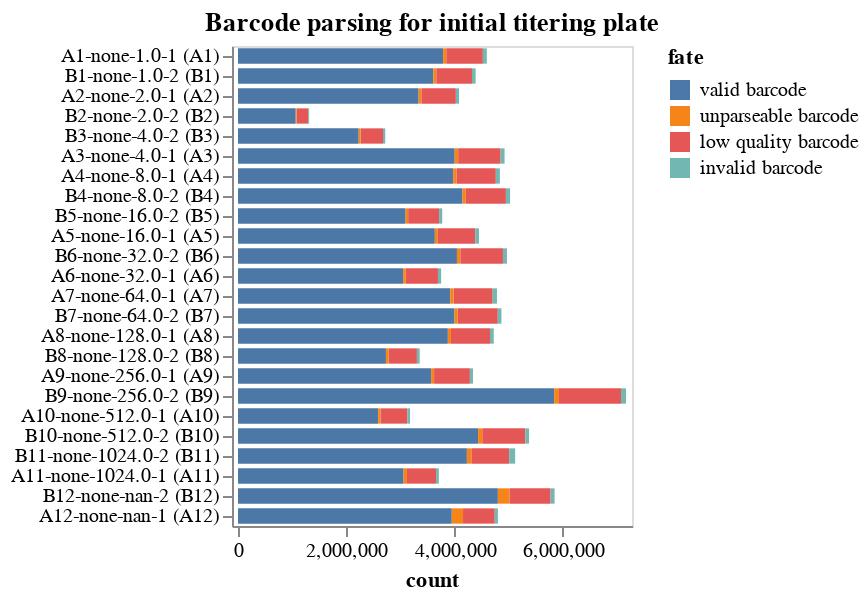

The notebook cell saved with this chart:
### Markdown cell above
## Statistics on barcode-parsing for each sample
Make interactive chart of the "fates" of the sequencing reads parsed for each sample on the plate.

If most sequencing reads are not "valid barcodes", this could potentially indicate some problem in the sequencing or barcode set you are parsing.

Potential fates are:
 - *valid barcode*: barcode that matches a known virus or neutralization standard, we hope most reads are this.
 - *invalid barcode*: a barcode with proper flanking sequences, but does not match a known virus or neutralization standard. If you  have a lot of reads of this type, it is probably a good idea to look at the invalid barcode CSVs (in the `./results/barcode_invalid/` subdirectory created by the pipeline) to see what these invalid barcodes are.
 - *unparseable barcode*: could not parse a barcode from this read as there was not a sequence of the correct length with the appropriate flanking sequence.
 - *low quality barcode*: low-quality or `N` nucleotides in barcode, could indicate problem with sequencing.
 - *failed chastity filter*: reads that failed the Illumina chastity filter, if these are reported in the FASTQ (they may not be).

Also, if the number of reads per sample is very uneven, that could indicate that you did not do a good job of balancing the different samples in the Illumina sequencing.

### Code cell
fates = (
    pd.concat([pd.read_csv(f).assign(well=f.strip(platedir).strip('_fates.csv')) for f, s in zip(fate_csvs, samples)])
    .merge(samples_df, validate="many_to_one", on="well")
    .assign(
        fate_counts=lambda x: x.groupby("fate")["count"].transform("sum"),
        sample_well=lambda x: x["sample"] + " (" + x["well"] + ")",
    )
    .query("fate_counts > 0")[  # only keep fates with at least one count
        ["fate", "count", "well", "sample_well", "dilution_factor"]
    ]
)

assert len(fates) == len(fates.drop_duplicates())


sample_wells = list(
    fates.sort_values(["dilution_factor"])["sample_well"]
)



fates_chart = (
    alt.Chart(fates)
    .encode(
        alt.X("count", scale=alt.Scale(nice=False, padding=3)),
        alt.Y(
            "sample_well",
            title=None,
            sort=sample_wells,
        ),
        alt.Color("fate", sort=sorted(fates["fate"].unique(), reverse=True)),
        alt.Order("fate", sort="descending"),
        tooltip=fates.columns.tolist(),
    )
    .mark_bar(height={"band": 0.85})
    .properties(
        height=alt.Step(10),
        width=200,
        title=f"Barcode parsing for initial titering plate",
    )
    .configure_axis(grid=False)
)

fates_chart

### Figure 1 — Vega-Lite specification as saved in the notebook (floating-point values rounded to 4 significant figures)
{"config": {"view": {"continuousWidth": 300, "continuousHeight": 300}, "axis": {"grid": false}}, "data": {"name": "data-805273f0e7882f66ecd4e4ce8d0a1b34"}, "mark": {"type": "bar", "height": {"band": 0.85}}, "encoding": {"color": {"field": "fate", "sort": ["valid barcode", "unparseable barcode", "low quality barcode", "invalid barcode"], "type": "nominal"}, "order": {"field": "fate", "sort": "descending", "type": "nominal"}, "tooltip": [{"field": "fate", "type": "nominal"}, {"field": "count", "type": "quantitative"}, {"field": "well", "type": "nominal"}, {"field": "sample_well", "type": "nominal"}, {"field": "dilution_factor", "type": "quantitative"}], "x": {"field": "count", "scale": {"nice": false, "padding": 3}, "type": "quantitative"}, "y": {"field": "sample_well", "sort": ["A1-none-1.0-1 (A1)", "A1-none-1.0-1 (A1)", "A1-none-1.0-1 (A1)", "A1-none-1.0-1 (A1)", "B1-none-1.0-2 (B1)", "B1-none-1.0-2 (B1)", "B1-none-1.0-2 (B1)", "B1-none-1.0-2 (B1)", "A2-none-2.0-1 (A2)", "A2-none-2.0-1 (A2)", "A2-none-2.0-1 (A2)", "A2-none-2.0-1 (A2)", "B2-none-2.0-2 (B2)", "B2-none-2.0-2 (B2)", "B2-none-2.0-2 (B2)", "B2-none-2.0-2 (B2)", "B3-none-4.0-2 (B3)", "B3-none-4.0-2 (B3)", "B3-none-4.0-2 (B3)", "B3-none-4.0-2 (B3)", "A3-none-4.0-1 (A3)", "A3-none-4.0-1 (A3)", "A3-none-4.0-1 (A3)", "A3-none-4.0-1 (A3)", "A4-none-8.0-1 (A4)", "A4-none-8.0-1 (A4)", "A4-none-8.0-1 (A4)", "A4-none-8.0-1 (A4)", "B4-none-8.0-2 (B4)", "B4-none-8.0-2 (B4)", "B4-none-8.0-2 (B4)", "B4-none-8.0-2 (B4)", "B5-none-16.0-2 (B5)", "B5-none-16.0-2 (B5)", "B5-none-16.0-2 (B5)", "B5-none-16.0-2 (B5)", "A5-none-16.0-1 (A5)", "A5-none-16.0-1 (A5)", "A5-none-16.0-1 (A5)", "A5-none-16.0-1 (A5)", "B6-none-32.0-2 (B6)", "B6-none-32.0-2 (B6)", "B6-none-32.0-2 (B6)", "B6-none-32.0-2 (B6)", "A6-none-32.0-1 (A6)", "A6-none-32.0-1 (A6)", "A6-none-32.0-1 (A6)", "A6-none-32.0-1 (A6)", "A7-none-64.0-1 (A7)", "A7-none-64.0-1 (A7)", "A7-none-64.0-1 (A7)", "A7-none-64.0-1 (A7)", "B7-none-64.0-2 (B7)", "B7-none-64.0-2 (B7)", "B7-none-64.0-2 (B7)", "B7-none-64.0-2 (B7)", "A8-none-128.0-1 (A8)", "A8-none-128.0-1 (A8)", "A8-none-128.0-1 (A8)", "A8-none-128.0-1 (A8)", "B8-none-128.0-2 (B8)", "B8-none-128.0-2 (B8)", "B8-none-128.0-2 (B8)", "B8-none-128.0-2 (B8)", "A9-none-256.0-1 (A9)", "A9-none-256.0-1 (A9)", "A9-none-256.0-1 (A9)", "A9-none-256.0-1 (A9)", "B9-none-256.0-2 (B9)", "B9-none-256.0-2 (B9)", "B9-none-256.0-2 (B9)", "B9-none-256.0-2 (B9)", "A10-none-512.0-1 (A10)", "A10-none-512.0-1 (A10)", "A10-none-512.0-1 (A10)", "A10-none-512.0-1 (A10)", "B10-none-512.0-2 (B10)", "B10-none-512.0-2 (B10)", "B10-none-512.0-2 (B10)", "B10-none-512.0-2 (B10)", "B11-none-1024.0-2 (B11)", "B11-none-1024.0-2 (B11)", "B11-none-1024.0-2 (B11)", "B11-none-1024.0-2 (B11)", "A11-none-1024.0-1 (A11)", "A11-none-1024.0-1 (A11)", "A11-none-1024.0-1 (A11)", "A11-none-1024.0-1 (A11)", "B12-none-nan-2 (B12)", "B12-none-nan-2 (B12)", "B12-none-nan-2 (B12)", "B12-none-nan-2 (B12)", "A12-none-nan-1 (A12)", "A12-none-nan-1 (A12)", "A12-none-nan-1 (A12)", "A12-none-nan-1 (A12)"], "title": null, "type": "nominal"}}, "height": {"step": 10}, "title": "Barcode parsing for initial titering plate", "width": 200, "$schema": "https://vega.github.io/schema/vega-lite/v5.16.3.json", "datasets": {"data-805273f0e7882f66ecd4e4ce8d0a1b34": [{"fate": "valid barcode", "count": 3606277, "well": "B1", "sample_well": "B1-none-1.0-2 (B1)", "dilution_factor": 1.0}, {"fate": "low quality barcode", "count": 659558, "well": "B1", "sample_well": "B1-none-1.0-2 (B1)", "dilution_factor": 1.0}, {"fate": "invalid barcode", "count": 66386, "well": "B1", "sample_well": "B1-none-1.0-2 (B1)", "dilution_factor": 1.0}, {"fate": "unparseable barcode", "count": 54973, "well": "B1", "sample_well": "B1-none-1.0-2 (B1)", "dilution_factor": 1.0}, {"fate": "valid barcode", "count": 3094313, "well": "B5", "sample_well": "B5-none-16.0-2 (B5)", "dilution_factor": 16.0}, {"fate": "low quality barcode", "count": 571375, "well": "B5", "sample_well": "B5-none-16.0-2 (B5)", "dilution_factor": 16.0}, {"fate": "invalid barcode", "count": 57936, "well": "B5", "sample_well": "B5-none-16.0-2 (B5)", "dilution_factor": 16.0}, {"fate": "unparseable barcode", "count": 47304, "well": "B5", "sample_well": "B5-none-16.0-2 (B5)", "dilution_factor": 16.0}, {"fate": "valid barcode", "count": 4144838, "well": "B4", "sample_well": "B4-none-8.0-2 (B4)", "dilution_factor": 8.0}, {"fate": "low quality barcode", "count": 739701, "well": "B4", "sample_well": "B4-none-8.0-2 (B4)", "dilution_factor": 8.0}, {"fate": "invalid barcode", "count": 77060, "well": "B4", "sample_well": "B4-none-8.0-2 (B4)", "dilution_factor": 8.0}, {"fate": "unparseable barcode", "count": 62310, "well": "B4", "sample_well": "B4-none-8.0-2 (B4)", "dilution_factor": 8.0}, {"fate": "valid barcode", "count": 5837677, "well": "B9", "sample_well": "B9-none-256.0-2 (B9)", "dilution_factor": 256.0}, {"fate": "low quality barcode", "count": 1145990, "well": "B9", "sample_well": "B9-none-256.0-2 (B9)", "dilution_factor": 256.0}, {"fate": "invalid barcode", "count": 91706, "well": "B9", "sample_well": "B9-none-256.0-2 (B9)", "dilution_factor": 256.0}, {"fate": "unparseable barcode", "count": 88737, "well": "B9", "sample_well": "B9-none-256.0-2 (B9)", "dilution_factor": 256.0}, {"fate": "valid barcode", "count": 4798384, "well": "B12", "sample_well": "B12-none-nan-2 (B12)", "dilution_factor": null}, {"fate": "low quality barcode", "count": 760682, "well": "B12", "sample_well": "B12-none-nan-2 (B12)", "dilution_factor": null}, {"fate": "unparseable barcode", "count": 212799, "well": "B12", "sample_well": "B12-none-nan-2 (B12)", "dilution_factor": null}, {"fate": "invalid barcode", "count": 73613, "well": "B12", "sample_well": "B12-none-nan-2 (B12)", "dilution_factor": null}, {"fate": "valid barcode", "count": 3565341, "well": "A9", "sample_well": "A9-none-256.0-1 (A9)", "dilution_factor": 256.0}, {"fate": "low quality barcode", "count": 661144, "well": "A9", "sample_well": "A9-none-256.0-1 (A9)", "dilution_factor": 256.0}, {"fate": "invalid barcode", "count": 57189, "well": "A9", "sample_well": "A9-none-256.0-1 (A9)", "dilution_factor": 256.0}, {"fate": "unparseable barcode", "count": 55292, "well": "A9", "sample_well": "A9-none-256.0-1 (A9)", "dilution_factor": 256.0}, {"fate": "valid barcode", "count": 4226058, "well": "B11", "sample_well": "B11-none-1024.0-2 (B11)", "dilution_factor": 1024.0}, {"fate": "low quality barcode", "count": 698298, "well": "B11", "sample_well": "B11-none-1024.0-2 (B11)", "dilution_factor": 1024.0}, {"fate": "invalid barcode", "count": 110298, "well": "B11", "sample_well": "B11-none-1024.0-2 (B11)", "dilution_factor": 1024.0}, {"fate": "unparseable barcode", "count": 82949, "well": "B11", "sample_well": "B11-none-1024.0-2 (B11)", "dilution_factor": 1024.0}, {"fate": "valid barcode", "count": 3972902, "well": "A4", "sample_well": "A4-none-8.0-1 (A4)", "dilution_factor": 8.0}, {"fate": "low quality barcode", "count": 725665, "well": "A4", "sample_well": "A4-none-8.0-1 (A4)", "dilution_factor": 8.0}, {"fate": "invalid barcode", "count": 74663, "well": "A4", "sample_well": "A4-none-8.0-1 (A4)", "dilution_factor": 8.0}, {"fate": "unparseable barcode", "count": 61940, "well": "A4", "sample_well": "A4-none-8.0-1 (A4)", "dilution_factor": 8.0}, {"fate": "valid barcode", "count": 2731332, "well": "B8", "sample_well": "B8-none-128.0-2 (B8)", "dilution_factor": 128.0}, {"fate": "low quality barcode", "count": 523107, "well": "B8", "sample_well": "B8-none-128.0-2 (B8)", "dilution_factor": 128.0}, {"fate": "invalid barcode", "count": 50728, "well": "B8", "sample_well": "B8-none-128.0-2 (B8)", "dilution_factor": 128.0}, {"fate": "unparseable barcode", "count": 49059, "well": "B8", "sample_well": "B8-none-128.0-2 (B8)", "dilution_factor": 128.0}, {"fate": "valid barcode", "count": 3918614, "well": "A7", "sample_well": "A7-none-64.0-1 (A7)", "dilution_factor": 64.0}, {"fate": "low quality barcode", "count": 722582, "well": "A7", "sample_well": "A7-none-64.0-1 (A7)", "dilution_factor": 64.0}, {"fate": "invalid barcode", "count": 79320, "well": "A7", "sample_well": "A7-none-64.0-1 (A7)", "dilution_factor": 64.0}, {"fate": "unparseable barcode", "count": 60946, "well": "A7", "sample_well": "A7-none-64.0-1 (A7)", "dilution_factor": 64.0}, {"fate": "valid barcode", "count": 3634633, "well": "A5", "sample_well": "A5-none-16.0-1 (A5)", "dilution_factor": 16.0}, {"fate": "low quality barcode", "count": 689790, "well": "A5", "sample_well": "A5-none-16.0-1 (A5)", "dilution_factor": 16.0}, {"fate": "invalid barcode", "count": 69422, "well": "A5", "sample_well": "A5-none-16.0-1 (A5)", "dilution_factor": 16.0}, {"fate": "unparseable barcode", "count": 56036, "well": "A5", "sample_well": "A5-none-16.0-1 (A5)", "dilution_factor": 16.0}, {"fate": "valid barcode", "count": 3049036, "well": "A6", "sample_well": "A6-none-32.0-1 (A6)", "dilution_factor": 32.0}, {"fate": "low quality barcode", "count": 594545, "well": "A6", "sample_well": "A6-none-32.0-1 (A6)", "dilution_factor": 32.0}, {"fate": "invalid barcode", "count": 58953, "well": "A6", "sample_well": "A6-none-32.0-1 (A6)", "dilution_factor": 32.0}, {"fate": "unparseable barcode", "count": 48573, "well": "A6", "sample_well": "A6-none-32.0-1 (A6)", "dilution_factor": 32.0}, {"fate": "valid barcode", "count": 3874797, "well": "A8", "sample_well": "A8-none-128.0-1 (A8)", "dilution_factor": 128.0}, {"fate": "low quality barcode", "count": 720522, "well": "A8", "sample_well": "A8-none-128.0-1 (A8)", "dilution_factor": 128.0}, {"fate": "invalid barcode", "count": 68975, "well": "A8", "sample_well": "A8-none-128.0-1 (A8)", "dilution_factor": 128.0}, {"fate": "unparseable barcode", "count": 57823, "well": "A8", "sample_well": "A8-none-128.0-1 (A8)", "dilution_factor": 128.0}, {"fate": "valid barcode", "count": 3997844, "well": "B7", "sample_well": "B7-none-64.0-2 (B7)", "dilution_factor": 64.0}, {"fate": "low quality barcode", "count": 739088, "well": "B7", "sample_well": "B7-none-64.0-2 (B7)", "dilution_factor": 64.0}, {"fate": "invalid barcode", "count": 67600, "well": "B7", "sample_well": "B7-none-64.0-2 (B7)", "dilution_factor": 64.0}, {"fate": "unparseable barcode", "count": 59919, "well": "B7", "sample_well": "B7-none-64.0-2 (B7)", "dilution_factor": 64.0}, {"fate": "valid barcode", "count": 2228568, "well": "B3", "sample_well": "B3-none-4.0-2 (B3)", "dilution_factor": 4.0}, {"fate": "low quality barcode", "count": 413512, "well": "B3", "sample_well": "B3-none-4.0-2 (B3)", "dilution_factor": 4.0}, {"fate": "invalid barcode", "count": 41425, "well": "B3", "sample_well": "B3-none-4.0-2 (B3)", "dilution_factor": 4.0}, {"fate": "unparseable barcode", "count": 34821, "well": "B3", "sample_well": "B3-none-4.0-2 (B3)", "dilution_factor": 4.0}, {"fate": "valid barcode", "count": 3787434, "well": "A1", "sample_well": "A1-none-1.0-1 (A1)", "dilution_factor": 1.0}, {"fate": "low quality barcode", "count": 676185, "well": "A1", "sample_well": "A1-none-1.0-1 (A1)", "dilution_factor": 1.0}, {"fate": "invalid barcode", "count": 72758, "well": "A1", "sample_well": "A1-none-1.0-1 (A1)", "dilution_factor": 1.0}, {"fate": "unparseable barcode", "count": 57788, "well": "A1", "sample_well": "A1-none-1.0-1 (A1)", "dilution_factor": 1.0}, {"fate": "valid barcode", "count": 3946835, "well": "A12", "sample_well": "A12-none-nan-1 (A12)", "dilution_factor": null}, {"fate": "low quality barcode", "count": 584964, "well": "A12", "sample_well": "A12-none-nan-1 (A12)", "dilution_factor": null}, {"fate": "unparseable barcode", "count": 208192, "well": "A12", "sample_well": "A12-none-nan-1 (A12)", "dilution_factor": null}, {"fate": "invalid barcode", "count": 58663, "well": "A12", "sample_well": "A12-none-nan-1 (A12)", "dilution_factor": null}, {"fate": "valid barcode", "count": 4432504, "well": "B10", "sample_well": "B10-none-512.0-2 (B10)", "dilution_factor": 512.0}, {"fate": "low quality barcode", "count": 794881, "well": "B10", "sample_well": "B10-none-512.0-2 (B10)", "dilution_factor": 512.0}, {"fate": "unparseable barcode", "count": 77143, "well": "B10", "sample_well": "B10-none-512.0-2 (B10)", "dilution_factor": 512.0}, {"fate": "invalid barcode", "count": 69936, "well": "B10", "sample_well": "B10-none-512.0-2 (B10)", "dilution_factor": 512.0}, {"fate": "valid barcode", "count": 1065571, "well": "B2", "sample_well": "B2-none-2.0-2 (B2)", "dilution_factor": 2.0}, {"fate": "low quality barcode", "count": 213156, "well": "B2", "sample_well": "B2-none-2.0-2 (B2)", "dilution_factor": 2.0}, {"fate": "invalid barcode", "count": 18197, "well": "B2", "sample_well": "B2-none-2.0-2 (B2)", "dilution_factor": 2.0}, {"fate": "unparseable barcode", "count": 16468, "well": "B2", "sample_well": "B2-none-2.0-2 (B2)", "dilution_factor": 2.0}, {"fate": "valid barcode", "count": 4001171, "well": "A3", "sample_well": "A3-none-4.0-1 (A3)", "dilution_factor": 4.0}, {"fate": "low quality barcode", "count": 783984, "well": "A3", "sample_well": "A3-none-4.0-1 (A3)", "dilution_factor": 4.0}, {"fate": "invalid barcode", "count": 72841, "well": "A3", "sample_well": "A3-none-4.0-1 (A3)", "dilution_factor": 4.0}, {"fate": "unparseable barcode", "count": 63868, "well": "A3", "sample_well": "A3-none-4.0-1 (A3)", "dilution_factor": 4.0}, {"fate": "valid barcode", "count": 4042544, "well": "B6", "sample_well": "B6-none-32.0-2 (B6)", "dilution_factor": 32.0}, {"fate": "low quality barcode", "count": 786960, "well": "B6", "sample_well": "B6-none-32.0-2 (B6)", "dilution_factor": 32.0}, {"fate": "invalid barcode", "count": 73605, "well": "B6", "sample_well": "B6-none-32.0-2 (B6)", "dilution_factor": 32.0}, {"fate": "unparseable barcode", "count": 62580, "well": "B6", "sample_well": "B6-none-32.0-2 (B6)", "dilution_factor": 32.0}, {"fate": "valid barcode", "count": 2588230, "well": "A10", "sample_well": "A10-none-512.0-1 (A10)", "dilution_factor": 512.0}, {"fate": "low quality barcode", "count": 497694, "well": "A10", "sample_well": "A10-none-512.0-1 (A10)", "dilution_factor": 512.0}, {"fate": "invalid barcode", "count": 46254, "well": "A10", "sample_well": "A10-none-512.0-1 (A10)", "dilution_factor": 512.0}, {"fate": "unparseable barcode", "count": 43064, "well": "A10", "sample_well": "A10-none-512.0-1 (A10)", "dilution_factor": 512.0}, {"fate": "valid barcode", "count": 3334741, "well": "A2", "sample_well": "A2-none-2.0-1 (A2)", "dilution_factor": 2.0}, {"fate": "low quality barcode", "count": 636829, "well": "A2", "sample_well": "A2-none-2.0-1 (A2)", "dilution_factor": 2.0}, {"fate": "invalid barcode", "count": 58697, "well": "A2", "sample_well": "A2-none-2.0-1 (A2)", "dilution_factor": 2.0}, {"fate": "unparseable barcode", "count": 51043, "well": "A2", "sample_well": "A2-none-2.0-1 (A2)", "dilution_factor": 2.0}, {"fate": "valid barcode", "count": 3056639, "well": "A11", "sample_well": "A11-none-1024.0-1 (A11)", "dilution_factor": 1024.0}, {"fate": "low quality barcode", "count": 537628, "well": "A11", "sample_well": "A11-none-1024.0-1 (A11)", "dilution_factor": 1024.0}, {"fate": "unparseable barcode", "count": 63172, "well": "A11", "sample_well": "A11-none-1024.0-1 (A11)", "dilution_factor": 1024.0}, {"fate": "invalid barcode", "count": 51059, "well": "A11", "sample_well": "A11-none-1024.0-1 (A11)", "dilution_factor": 1024.0}]}}
